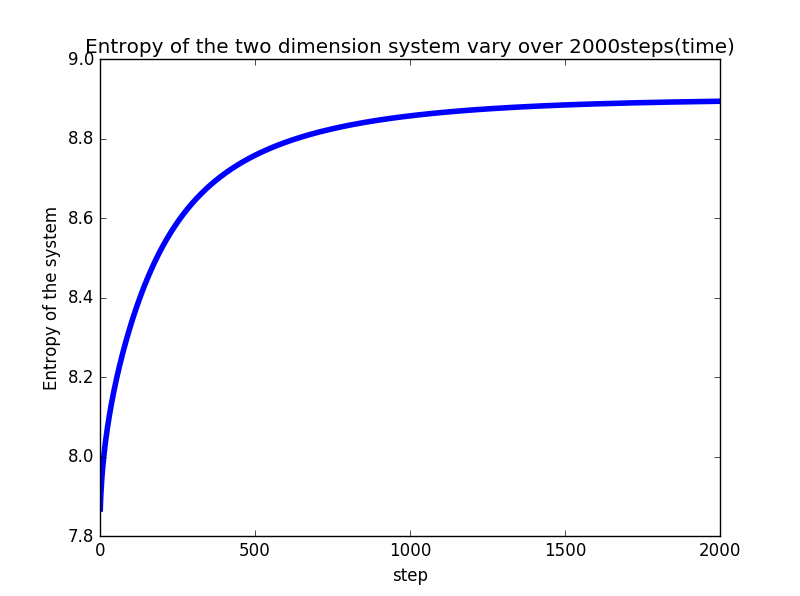

This chart was generated by the following Python code:
from mpl_toolkits.mplot3d import Axes3D
from matplotlib import cm
from matplotlib.ticker import LinearLocator, FormatStrFormatter
import matplotlib.pyplot as plt
import numpy as np
import random

N=100
accuracy=1e-10
class Fields:
    def __init__(self,step):
	self.v=[]
	self.Entropy=[]
	self.step=step
	self.old_v=[]
	for i in range(N):
	    self.v.append([])
	    self.old_v.append([])
	for i in range(N):
	    for j in range(N):
		self.v[i].append(0)
		self.old_v[i].append(0)

	for i in range(N/4,3*N/4):
	    for j in range(N/4,3*N/4):
		self.v[i][j]=1

    def update(self):
	s=0
	global temp_Entrpy
	temp_Entropy=0
	self.Delta_v=0.
	for i in range(N):
	    self.v[i][0]=0
	    self.v[i][N-1]=0

	for j in range(N):
	    self.v[0][j]=0
	    self.v[N-1][j]=0

	for i in range(N):
	    for j in range(N):
		self.old_v[i][j]=self.v[i][j]


	for i in range(1,N-1):
	    for j in range(1,N-1):
		self.v[i][j]=(self.old_v[i+1][j]+self.old_v[i-1][j]+self.old_v[i][j+1]+self.old_v[i][j-1])/4.
		s+=self.v[i][j]

	for i in range(N):
	    for j in range(N):
		if (self.v[i][j]!=0):
		    temp_Entropy+=-(self.v[i][j]/s)*np.log(self.v[i][j]/s)

	self.Entropy.append(temp_Entropy)

    def fire(self):
	counter=0
	for i in range(self.step):
	    self.update()
	    counter+=1
	    i+=1

	plt.plot(np.linspace(1,self.step,self.step),self.Entropy,linewidth=4)
	return self.v

    def draw(self):
	fig = plt.figure()
	ax = fig.gca(projection='3d')
	x=np.linspace(-1,1,N)
	y=np.linspace(-1,1,N)
	x, y = np.meshgrid(x, y)
	surf = ax.plot_surface(x, y, self.fire(), rstride=1, cstride=1, cmap=cm.coolwarm,linewidth=0, antialiased=False)
	ax.set_zlim(-1.01, 1.01)
        ax.zaxis.set_major_locator(LinearLocator(10))
	ax.zaxis.set_major_formatter(FormatStrFormatter('%.02f'))
	plt.xlabel("X")
	plt.ylabel("Y")
	fig.colorbar(surf, shrink=0.5, aspect=5)

Super=Fields(2000)
Super.fire()
plt.xlabel("step")
plt.ylabel("Entropy of the system")
plt.title("Entropy of the two dimension system vary over 2000steps(time)")
plt.show()
